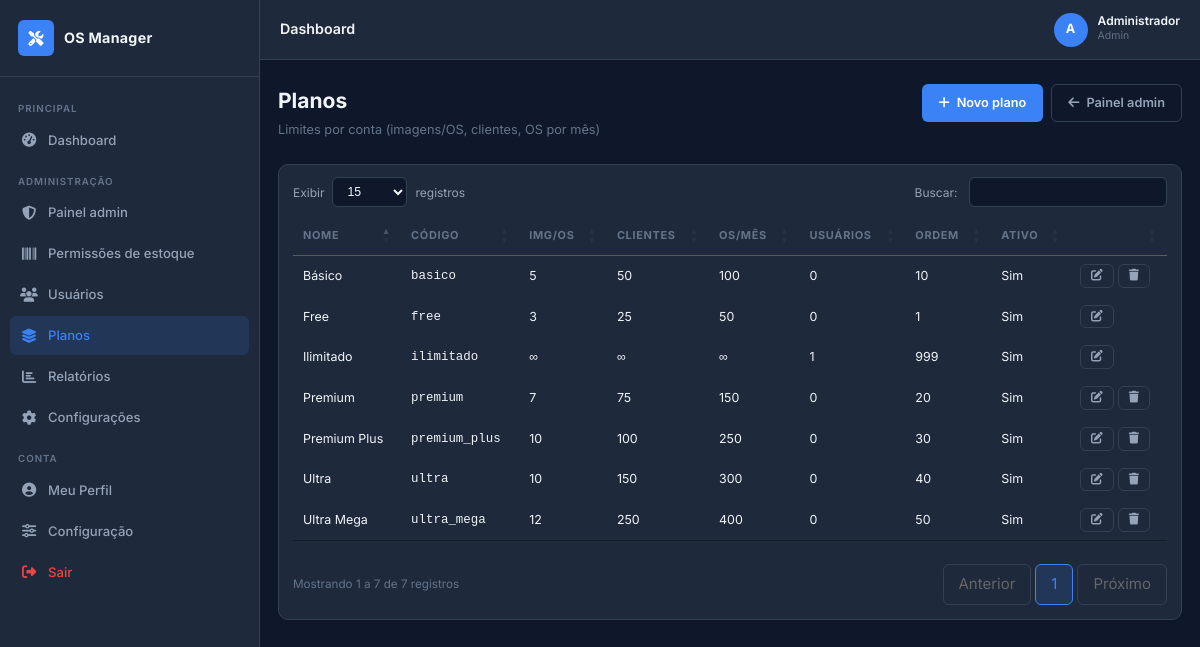
Page /admin/planos (signed in) on the committed database.
### tables this page shows
CREATE TABLE IF NOT EXISTS `nav_menu_itens` (
    `id`                    INT UNSIGNED NOT NULL AUTO_INCREMENT,
    `section_code`          VARCHAR(32)  NOT NULL COMMENT 'principal, gestao, administracao, conta',
    `label`                 VARCHAR(120) NOT NULL,
    `icon_class`            VARCHAR(80)  NULL DEFAULT NULL COMMENT 'ex.: fas fa-tachometer-alt',
    `url_path`              VARCHAR(255) NOT NULL COMMENT 'caminho relativo ex.: /dashboard',
    `sort_order`            INT          NOT NULL DEFAULT 0,
    `ativo`                 TINYINT(1)   NOT NULL DEFAULT 1,
    `requer_estoque_ativo`  TINYINT(1)   NOT NULL DEFAULT 0 COMMENT '1 = só para usuário com estoque_ativo',
    `item_class`            VARCHAR(160) NULL DEFAULT NULL COMMENT 'classes extras no <a>, ex.: nav-item nav-logout',
    `active_rule`           VARCHAR(40)  NULL DEFAULT NULL COMMENT 'dashboard, ordens_index, sla_painel, admin_hub, estoque_tecnico, ...',
    PRIMARY KEY (`id`),
    KEY `idx_nav_section` (`section_code`, `sort_order`)
);

CREATE TABLE IF NOT EXISTS `usuarios` (
    `id`                  INT UNSIGNED    NOT NULL AUTO_INCREMENT,
    `nome`                VARCHAR(150)    NOT NULL,
    `email`               VARCHAR(200)    NOT NULL,
    `senha`               VARCHAR(255)    NOT NULL,
    `perfil`              ENUM('admin','tecnico','cliente') NOT NULL DEFAULT 'cliente',
    `admin`               TINYINT(1)      NOT NULL DEFAULT 0,
    `plano_id`            INT UNSIGNED    NOT NULL DEFAULT 1,
    `max_imagens_por_os_override` INT UNSIGNED NULL DEFAULT NULL,
    `max_clientes_override`       INT UNSIGNED NULL DEFAULT NULL,
    `max_os_mes_override`         INT UNSIGNED NULL DEFAULT NULL,
    `ativo`               TINYINT(1)      NOT NULL DEFAULT 1,
    `avatar`              VARCHAR(255)    NULL,
    `telefone`            VARCHAR(20)     NULL,
    `telegram_chat_id`    VARCHAR(50)     NULL,
    `telegram_ativo`      TINYINT(1)      NOT NULL DEFAULT 0,
    `telegram_token`      VARCHAR(64)     NULL COMMENT 'Token para vinculação via /start',
    `estoque_ativo`       TINYINT(1)      NOT NULL DEFAULT 0,
    `estoque_limite_itens` INT UNSIGNED   NULL DEFAULT NULL COMMENT 'NULL = ilimitado tipos de item',
    `token`               VARCHAR(100)    NULL,
    `token_expira`        DATETIME        NULL,
    `ultimo_acesso`       DATETIME        NULL,
    `created_at`          DATETIME        NOT NULL DEFAULT CURRENT_TIMESTAMP,
    `updated_at`          DATETIME        NOT NULL DEFAULT CURRENT_TIMESTAMP ON UPDATE CURRENT_TIMESTAMP,
    PRIMARY KEY (`id`),
    UNIQUE KEY `uk_email` (`email`),
    KEY `idx_perfil` (`perfil`),
    KEY `idx_ativo` (`ativo`),
    KEY `idx_usuario_plano` (`plano_id`),
    CONSTRAINT `fk_usuario_plano` FOREIGN KEY (`plano_id`) REFERENCES `planos` (`id`)
);

CREATE TABLE IF NOT EXISTS `planos` (
    `id`                   INT UNSIGNED NOT NULL AUTO_INCREMENT,
    `codigo`               VARCHAR(32)  NOT NULL COMMENT 'free, ilimitado, etc.',
    `nome`                 VARCHAR(100) NOT NULL,
    `descricao`            VARCHAR(500) NULL DEFAULT NULL COMMENT 'Texto para escolha do plano no cadastro',
    `max_imagens_por_os`   INT UNSIGNED NULL COMMENT 'NULL = ilimitado no plano (teto global no app)',
    `max_clientes`         INT UNSIGNED NULL COMMENT 'NULL = ilimitado',
    `max_os_mes`           INT UNSIGNED NULL COMMENT 'NULL = ilimitado',
    `ativo`                TINYINT(1)   NOT NULL DEFAULT 1,
    `ordem`                INT          NOT NULL DEFAULT 0,
    `created_at`           DATETIME     NOT NULL DEFAULT CURRENT_TIMESTAMP,
    `updated_at`           DATETIME     NOT NULL DEFAULT CURRENT_TIMESTAMP ON UPDATE CURRENT_TIMESTAMP,
    PRIMARY KEY (`id`),
    UNIQUE KEY `uk_plano_codigo` (`codigo`),
    KEY `idx_plano_ativo` (`ativo`)
);

### @views/admin/planos_index.php (the view, shortened to what the rows shown need)
<div class="page-header">
    <div>
        <h1 class="page-title">Planos</h1>
        <p class="page-subtitle">Limites por conta (imagens/OS, clientes, OS por mês)</p>
    </div>
    <div class="page-header-actions">
        <a href="<?= BASE_URL ?>/admin/planos/criar" class="btn btn-primary">
            <i class="fas fa-plus"></i> Novo plano
        </a>
        <a href="<?= BASE_URL ?>/admin" class="btn btn-ghost">
            <i class="fas fa-arrow-left"></i> Painel admin
        </a>
    </div>
</div>
<div class="card">
    <div class="card-body p0">
        <div class="table-responsive">
            <table class="table table-hover table-datatable">
                <thead>
                    <tr>
                        <th>Nome</th>
                        <th>Código</th>
                        <th>Img/OS</th>
                        <th>Clientes</th>
                        <th>OS/mês</th>
                        <th>Usuários</th>
                        <th>Ordem</th>
                        <th>Ativo</th>
                        <th></th>
                    </tr>
                </thead>
                <tbody>
                    <?php foreach ($planos as $p):
                        $pid = (int)$p['id'];
                        $nu = $cnt[$pid] ?? 0;
                        $fmt = static fn ($v) => ($v === null || $v === '') ? '∞' : (string)(int)$v;
                        ?>
                    <tr>
                        <td><?= htmlspecialchars($p['nome']) ?></td>
                        <td><code><?= htmlspecialchars($p['codigo']) ?></code></td>
                        <td><?= $fmt($p['max_imagens_por_os'] ?? null) ?></td>
                        <td><?= $fmt($p['max_clientes'] ?? null) ?></td>
                        <td><?= $fmt($p['max_os_mes'] ?? null) ?></td>
                        <td><?= (int)$nu ?></td>
                        <td><?= (int)($p['ordem'] ?? 0) ?></td>
                        <td><?= !empty($p['ativo']) ? 'Sim' : 'Não' ?></td>
                        <td class="td-actions">
                            <a href="<?= BASE_URL ?>/admin/planos/<?= $pid ?>/editar" class="btn btn-ghost btn-sm"><i class="fas fa-edit"></i></a>
                            <?php if (!in_array($p['codigo'], ['free', 'ilimitado'], true) && $nu === 0): ?>
                            <form method="post" action="<?= BASE_URL ?>/admin/planos/<?= $pid ?>/excluir" class="form-inline"
                                  onsubmit="return confirm('Excluir este plano?');">
                                <button type="submit" class="btn btn-ghost btn-sm text-danger" title="Excluir"><i class="fas fa-trash"></i></button>
                            </form>
                            <?php endif; ?>
                        </td>
                    </tr>
                    <?php endforeach; ?>
                </tbody>
            </table>
        </div>
    </div>
</div>

### @core/Router.php (shortened to what the rows shown need)
<?php
class Router
{
    private array $routes = [];
    public function get(string $pattern, array $handler): void
    {
        $this->routes[] = ['GET', $pattern, $handler];
    }
    public function post(string $pattern, array $handler): void
    {
        $this->routes[] = ['POST', $pattern, $handler];
    }
    public function any(string $pattern, array $handler): void
    {
        $this->routes[] = ['ANY', $pattern, $handler];
    }
    public function dispatch(string $uri, string $method): void
    {
        $uri = '/' . trim(parse_url($uri, PHP_URL_PATH), '/');
        $uri = '/' . ltrim($uri, '/');
        foreach ($this->routes as [$routeMethod, $pattern, $handler]) {
            if ($routeMethod !== 'ANY' && $routeMethod !== $method) continue;
            $regex = preg_replace('/\{([a-zA-Z_]+)\}/', '(?P<$1>[^/]+)', $pattern);
            $regex = '#^' . $regex . '$#';
            if (preg_match($regex, $uri, $matches)) {
                $params = array_filter($matches, 'is_string', ARRAY_FILTER_USE_KEY);
                [$class, $action] = $handler;
                $controller = new $class();
                $controller->$action(...array_values($params));
                return;
            }
        }
    }
}

### @views/layout/header.php (shortened to what the rows shown need)
<!DOCTYPE html>
<html lang="pt-BR" class="dark">
<head>
    <link rel="stylesheet" href="https://cdnjs.cloudflare.com/ajax/libs/font-awesome/6.5.0/css/all.min.css">
    <link rel="stylesheet" href="<?= BASE_URL ?>/assets/css/app.css">
    <link rel="stylesheet" href="<?= BASE_URL ?>/assets/css/vendor/jquery.dataTables.min.css">
    <link rel="stylesheet" href="<?= BASE_URL ?>/assets/css/datatables-custom.css">
</head>
<body class="app-body">
<div class="sidebar" id="sidebar">
    <div class="sidebar-brand">
        <div class="sidebar-logo">
            <i class="fas fa-tools"></i>
        </div>
        <span class="sidebar-brand-name">OS Manager</span>
    </div>
    <nav class="sidebar-nav">
        <?php
        $_uriNav  = $_SERVER['REQUEST_URI'] ?? '';
        $_pathNav = parse_url($_uriNav, PHP_URL_PATH) ?: '';
        $_pathNav = rtrim(str_replace('\\', '/', $_pathNav), '/');
        $_navGrouped = [];
        if (Auth::check()) {
            try {
                $_navGrouped = NavMenu::itensAgrupados((int)Auth::id(), Auth::perfil());
            } catch (Throwable $e) {
                error_log('NavMenu: ' . $e->getMessage());
            }
        }
        foreach (NavMenu::SECTION_LABELS as $_secCode => $_secLabel) {
            if (empty($_navGrouped[$_secCode])) {
                continue;
            }
            ?>
        <div class="nav-section-label"><?= htmlspecialchars($_secLabel) ?></div>
            <?php foreach ($_navGrouped[$_secCode] as $_it):
                $_active = NavMenu::itemEstaAtivo($_it, $_uriNav, $_pathNav) ? ' active' : '';
                $_cls    = trim('nav-item ' . (string)($_it['item_class'] ?? '') . $_active);
                $_href   = BASE_URL . (string)$_it['url_path'];
                $_icon   = trim((string)($_it['icon_class'] ?? ''));
                ?>
        <a href="<?= htmlspecialchars($_href) ?>" class="<?= htmlspecialchars($_cls) ?>">
                <?php if ($_icon !== ''): ?>
            <i class="<?= htmlspecialchars($_icon) ?>"></i>
                <?php endif; ?>
            <span><?= htmlspecialchars((string)$_it['label']) ?></span>
        </a>
            <?php endforeach; ?>
        <?php } ?>
    </nav>
</div>
<div class="main-wrapper">
    <header class="topbar">
        <div class="topbar-breadcrumb">
            <?= htmlspecialchars($pageTitle ?? 'Dashboard') ?>
        </div>
        <?php
        $_topbarEstoqueAlertas = 0;
        if (Auth::check()) {
            try {
                $_uidTop = (int)Auth::id();
                $_topbarEstoqueAtivo = LimiteConta::estoqueAtivo($_uidTop);
            } catch (Throwable $e) {
                error_log('Topbar alertas estoque: ' . $e->getMessage());
            }
        }
        ?>
        <div class="topbar-right">
            <div class="topbar-user">
                <div class="user-avatar<?= $_topbarEstoqueAlertas > 0 ? ' user-avatar--estoque-alerta' : '' ?>"<?= $_topbarEstoqueAlertas > 0 ? ' title="Estoque: itens no ou abaixo do mínimo configurado"' : '' ?>>
                    <?= strtoupper(substr(Auth::user()['nome'], 0, 1)) ?>
                </div>
                <div class="user-info">
                    <span class="user-name-wrap">
                        <span class="user-name"><?= htmlspecialchars(Auth::user()['nome']) ?></span>
                    </span>
                    <span class="user-role"><?= ucfirst(Auth::user()['perfil']) ?></span>
                </div>
            </div>
        </div>
    </header>
    <main class="main-content">

### rows in the picture
nav_menu_itens: label "Dashboard"
nav_menu_itens: label "Painel admin"
nav_menu_itens: label "Permissões de estoque"
nav_menu_itens: label "Usuários"
nav_menu_itens: label "Planos"
nav_menu_itens: label "Relatórios"
nav_menu_itens: label "Configurações"
nav_menu_itens: label "Meu Perfil"
nav_menu_itens: label "Configuração"
nav_menu_itens: label "Sair"
usuarios: nome "A", nome "Administrador", perfil "Admin"
planos: nome "Free", codigo "free", max_imagens_por_os "3", max_clientes "25", max_os_mes "50", id "0", ordem "1", ativo "Sim"
planos: nome "Básico", codigo "basico", max_imagens_por_os "5", max_clientes "50", max_os_mes "100", id "0", ordem "10", ativo "Sim"
planos: nome "Premium", codigo "premium", max_imagens_por_os "7", max_clientes "75", max_os_mes "150", id "0", ordem "20", ativo "Sim"
planos: nome "Premium Plus", codigo "premium_plus", max_imagens_por_os "10", max_clientes "100", max_os_mes "250", id "0", ordem "30", ativo "Sim"
planos: nome "Ultra", codigo "ultra", max_imagens_por_os "10", max_clientes "150", max_os_mes "300", id "0", ordem "40", ativo "Sim"
planos: nome "Ultra Mega", codigo "ultra_mega", max_imagens_por_os "12", max_clientes "250", max_os_mes "400", id "0", ordem "50", ativo "Sim"
planos: nome "Ilimitado", codigo "ilimitado", max_imagens_por_os "∞", max_clientes "∞", max_os_mes "∞", id "1", ordem "999", ativo "Sim"

### other values in the picture
$_secLabel "PRINCIPAL"
$_secLabel "ADMINISTRAÇÃO"
$_secLabel "CONTA"
